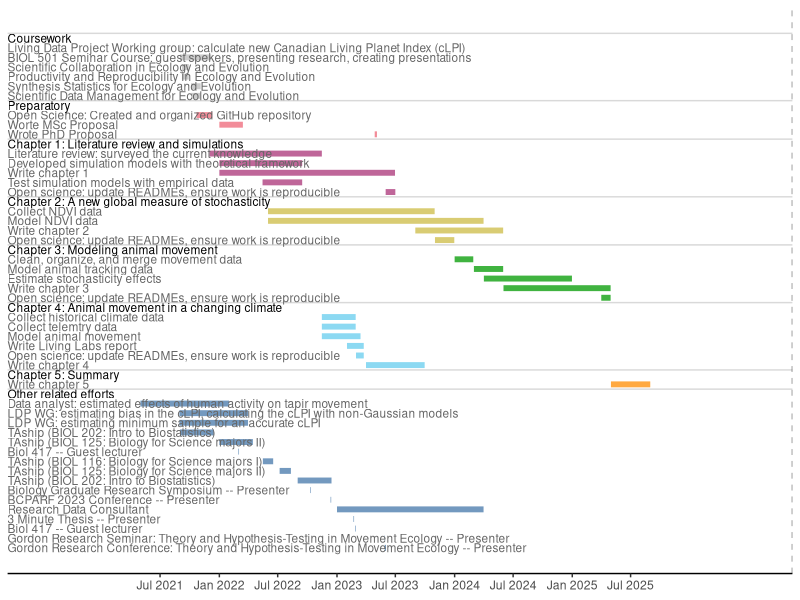

R code for this plot:
## ---- chunk 1
library('tibble')    # for fancy data frames
library('dplyr')     # for piping and data wrangling
library('lubridate') # for working with dates
library('stringi')   # for working with character strings
library('ggplot2')   # for plotting the timeline
# library('ggrepel')   # for non-overlapping ggplot labels
theme_set(theme_classic() +
            theme(axis.line.y = element_blank(),
                  legend.position = 'none'))

# custom color-vision deficient palette
pal <- c('#4477AA', '#ff8c00', '#66CCEE', '#009900',
                  '#CCBB44', '#AA3377', '#EE6677', '#BBBBBB')
                  
t_breaks <- tibble(dates = c('2021-07-01',
                             '2022-01-01', '2022-07-01',
                             '2023-01-01', '2023-07-01',
                             '2024-01-01', '2024-07-01',
                             '2025-01-01', '2025-07-01') %>%
                     date(),
                   dec = decimal_date(dates),
                   strings = paste(month.abb[month(dates)], year(dates)))

tasks <-
  readr::read_csv('timeline.csv', col_types = 'ccDD') %>%
  mutate(header = purrr::map2_lgl(section, task, grepl),
         section = factor(section,
                          levels = c('Other', 'Chapter 5', 'Chapter 4',
                                     'Chapter 3', 'Chapter 2', 'Chapter 1',
                                     'Preparatory', 'Coursework'))) %>%
  arrange(section, desc(start), desc(end)) %>%
  mutate(dec_start = lubridate::decimal_date(start),
         dec_end = lubridate::decimal_date(end),
         dec_mid = purrr::map2_dbl(dec_start, dec_end, \(x, y) (x + y) / 2),
         task = factor(task, levels = unique(task)),
         id = 1:n(),
         completed = end <= Sys.Date())

ggplot(tasks, aes(y = id)) +
  geom_hline(aes(yintercept = id + 0.5), filter(tasks, header), alpha = 0.15) +
  geom_vline(xintercept = decimal_date(Sys.Date()), lty = 'dashed', alpha = 0.5) +
  geom_errorbar(aes(xmin = dec_start, xmax = dec_end, color = section),
                width = 0, linewidth = 2, alpha = 0.75) +
  geom_text(aes(2020.2, label = task, color = header), hjust = 'left',
            size = 3, parse = FALSE) +
  scale_x_continuous(NULL, breaks = t_breaks$dec, labels = t_breaks$strings,
                     expand = c(0, 0)) +
  scale_y_continuous(NULL, breaks = NULL) +
  scale_color_manual(NULL, values = c('black', 'grey40', pal),
                     breaks = c(TRUE, FALSE, levels(tasks$section)))
